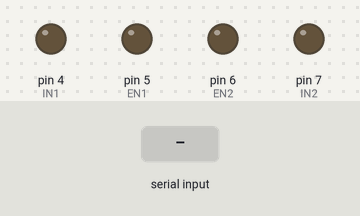
The sketch below on a simulated Arduino Uno, built with avr-gcc and run on an emulated ATmega328P. On the bench: output pins drawn as LEDs (lit = HIGH). The test bench sets the inputs (shaded band).

Above: at 1.2 s.
1.3 s: "S" received over the second serial link
At 2.5 s:
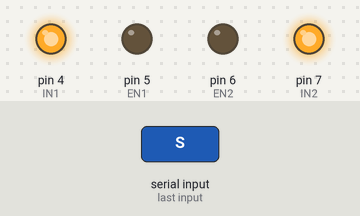
2.8 s: "F" received over the second serial link
At 3.6 s:
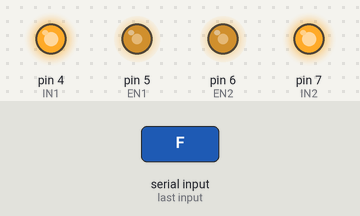
4.3 s: "B" received over the second serial link
At 4.8 s:
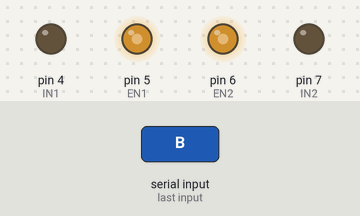
5.8 s: "L" received over the second serial link
At 7.0 s:
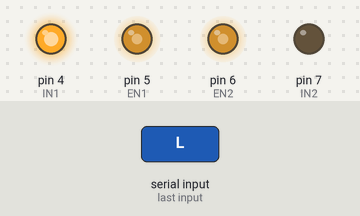
7.3 s: "R" received over the second serial link
At 8.2 s:
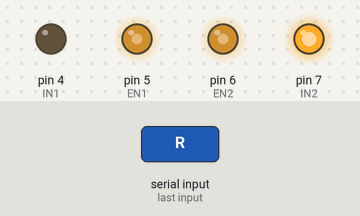
Timing chart, 0 to 9.8 s (numbered marks = the images above; inputs shaded):
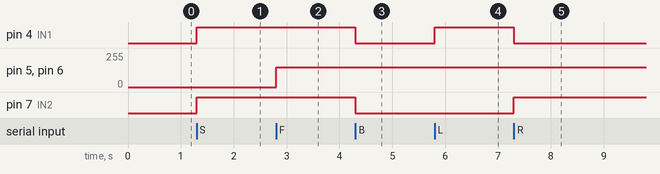

Measured:
- after the input at 1.3 s, pin 4 (IN1), pin 7 (IN2): LOW → HIGH at once
- after the input at 2.8 s, pin 5 (EN1), pin 6 (EN2): 0/255 → 150/255 at once
- after the input at 4.3 s, pin 4 (IN1), pin 7 (IN2): HIGH → LOW at once
- after the input at 5.8 s, pin 4 (IN1): LOW → HIGH at once
- after the input at 7.3 s, pin 4 (IN1): HIGH → LOW at once; pin 7 (IN2): LOW → HIGH at once

The sketch:

s5.10_bluetooth_mobile.ino
```cpp
//стандартная библиотека для создания
//последовательного порта на любых пинах
#include <SoftwareSerial.h>

#define EN1 5
#define IN1 4
#define EN2 6
#define IN2 7

#define SPD 150

//создание программного последовательного порта
//на пинах, к которым подключен bluetooth-модуль
SoftwareSerial bluetoothModule(10,11);

void setup() {
  pinMode(EN1, OUTPUT);
  pinMode(IN1, OUTPUT);
  pinMode(IN2, OUTPUT);
  pinMode(EN2, OUTPUT);

  //запуск порта
  bluetoothModule.begin(9600);

}

void loop() {
  //чтение порта такое же, как с обычным Serial
  if (bluetoothModule.available() > 0) {
     char control = bluetoothModule.read();
     //таким образом, можно получать различные символы
     //и в зависимости от того, какой из них пришел,
     //запускать моторы с соответствующими скоростями
     switch(control)
     {
       case 'S':
         drive(0,0);
       break;
       case 'F':
         drive(SPD,SPD);
       break;
       case 'B':
         drive(-SPD,-SPD);
       break;
       case 'L':
         drive(-SPD,SPD);
       break;
       case 'R':
         drive(SPD,-SPD);
       break;
     }
  }

}

void drive(int left, int right)
{
  left = constrain(left, -255, 255);
  right = constrain(right, -255, 255);

  if(left >= 0)
    digitalWrite(IN2, HIGH);
  else
    digitalWrite(IN2, LOW);

  if(right >= 0)
    digitalWrite(IN1, HIGH);
  else
    digitalWrite(IN1, LOW);

  analogWrite(EN2, abs(left));
  analogWrite(EN1, abs(right));

}
```
